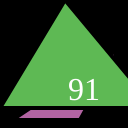
Frame 1 (no input)
Frame 60 (no input): identical to frame 1, image omitted
Frame 120 (the mouse pressed at the canvas centre since frame 60): identical to frame 1, image omitted

The p5.js sketch that drew this single still picture (run headless with seeded random() and noise() and a simulated clock; from frame 60 on, the mouse is pressed at the canvas centre):

// p5.js sketch
// ── sketch.js
function setup() {
  createCanvas(128,128);
}

function draw() {
  background(0);
  strokeWeight(4);
  fill(178, 100, 162);
  triangle(12,120,80,120,120,48);
  fill(94, 185, 84);
  triangle(0,108,155,108,65,0);
  fill(255);
  textSize(32);
  textFont("serif");
  text("91", 68, 100);
}
